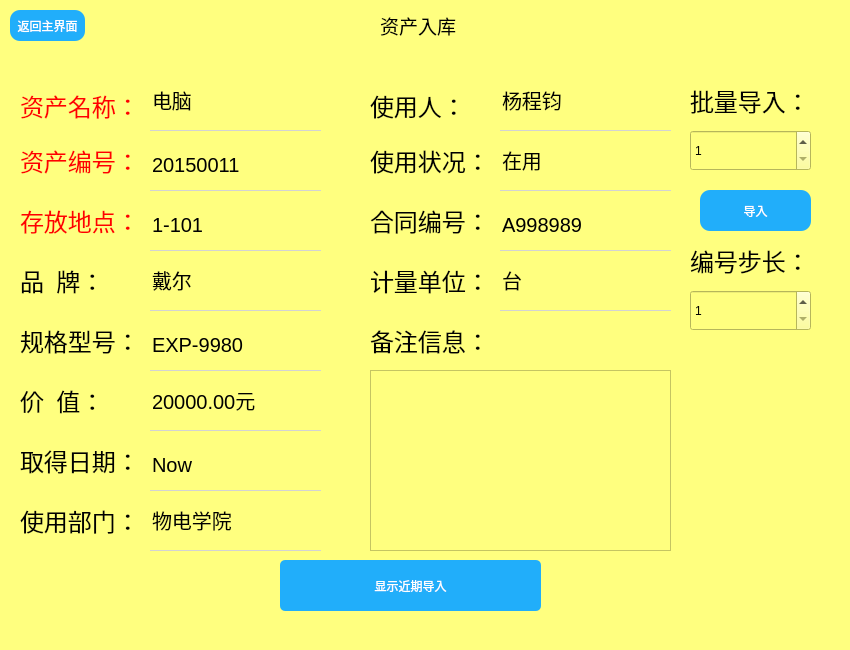
<?xml version="1.0" encoding="UTF-8"?>
<ui version="4.0">
 <class>Form</class>
 <widget class="QWidget" name="Form">
  <property name="geometry">
   <rect>
    <x>0</x>
    <y>0</y>
    <width>850</width>
    <height>650</height>
   </rect>
  </property>
  <property name="minimumSize">
   <size>
    <width>850</width>
    <height>650</height>
   </size>
  </property>
  <property name="maximumSize">
   <size>
    <width>850</width>
    <height>650</height>
   </size>
  </property>
  <property name="windowTitle">
   <string>Form</string>
  </property>
  <property name="styleSheet">
   <string notr="true">background-color: rgb(255, 255, 127);</string>
  </property>
  <widget class="QComboBox" name="itemname_cb">
   <property name="geometry">
    <rect>
     <x>150</x>
     <y>80</y>
     <width>171</width>
     <height>51</height>
    </rect>
   </property>
   <property name="styleSheet">
    <string notr="true">QComboBox {
	font-size: 20px;
	border: none;
	border-bottom: 1px solid lightgray;
	background-color: transparent;
}
QComboBox:hover {
	border-bottom: 1px solid gray;
}
QComboBox:focus {
	border-bottom: 1px solid rgb(18, 183, 245);
}
QComboBox::drop-down {
	background-color: transparent;    
	width: 60px;
	height: 40px;               
}
QComboBox::down-arrow {
	
	image: url(:/1/images/down_arrow.png);
	width: 60px;
	height: 20px;
}
QComboBox QAbstractItemView {
	min-height: 60px;
}
QComboBox QAbstractItemView:item {
	color: lightblue;
}</string>
   </property>
   <property name="editable">
    <bool>true</bool>
   </property>
   <item>
    <property name="text">
     <string>电脑</string>
    </property>
   </item>
  </widget>
  <widget class="QComboBox" name="itemID_cb">
   <property name="geometry">
    <rect>
     <x>150</x>
     <y>140</y>
     <width>171</width>
     <height>51</height>
    </rect>
   </property>
   <property name="styleSheet">
    <string notr="true">QComboBox {
	font-size: 20px;
	border: none;
	border-bottom: 1px solid lightgray;
	background-color: transparent;
}
QComboBox:hover {
	border-bottom: 1px solid gray;
}
QComboBox:focus {
	border-bottom: 1px solid rgb(18, 183, 245);
}
QComboBox::drop-down {
	background-color: transparent;    
	width: 60px;
	height: 40px;               
}
QComboBox::down-arrow {
	
	image: url(:/1/images/down_arrow.png);
	width: 60px;
	height: 20px;
}
QComboBox QAbstractItemView {
	min-height: 60px;
}
QComboBox QAbstractItemView:item {
	color: lightblue;
}</string>
   </property>
   <property name="editable">
    <bool>true</bool>
   </property>
   <item>
    <property name="text">
     <string>20150011</string>
    </property>
   </item>
  </widget>
  <widget class="QComboBox" name="item_loca_cb">
   <property name="geometry">
    <rect>
     <x>150</x>
     <y>200</y>
     <width>171</width>
     <height>51</height>
    </rect>
   </property>
   <property name="styleSheet">
    <string notr="true">QComboBox {
	font-size: 20px;
	border: none;
	border-bottom: 1px solid lightgray;
	background-color: transparent;
}
QComboBox:hover {
	border-bottom: 1px solid gray;
}
QComboBox:focus {
	border-bottom: 1px solid rgb(18, 183, 245);
}
QComboBox::drop-down {
	background-color: transparent;    
	width: 60px;
	height: 40px;               
}
QComboBox::down-arrow {
	
	image: url(:/1/images/down_arrow.png);
	width: 60px;
	height: 20px;
}
QComboBox QAbstractItemView {
	min-height: 60px;
}
QComboBox QAbstractItemView:item {
	color: lightblue;
}</string>
   </property>
   <property name="editable">
    <bool>true</bool>
   </property>
   <item>
    <property name="text">
     <string>1-101</string>
    </property>
   </item>
  </widget>
  <widget class="QLabel" name="label">
   <property name="geometry">
    <rect>
     <x>20</x>
     <y>90</y>
     <width>111</width>
     <height>31</height>
    </rect>
   </property>
   <property name="font">
    <font>
     <family>宋体</family>
     <pointsize>18</pointsize>
    </font>
   </property>
   <property name="styleSheet">
    <string notr="true">color: rgb(255, 0, 0);</string>
   </property>
   <property name="text">
    <string>资产名称：</string>
   </property>
  </widget>
  <widget class="QLabel" name="label_2">
   <property name="geometry">
    <rect>
     <x>20</x>
     <y>140</y>
     <width>121</width>
     <height>41</height>
    </rect>
   </property>
   <property name="font">
    <font>
     <family>宋体</family>
     <pointsize>18</pointsize>
    </font>
   </property>
   <property name="styleSheet">
    <string notr="true">color: rgb(255, 0, 0);</string>
   </property>
   <property name="text">
    <string>资产编号：</string>
   </property>
  </widget>
  <widget class="QLabel" name="label_4">
   <property name="geometry">
    <rect>
     <x>20</x>
     <y>200</y>
     <width>121</width>
     <height>41</height>
    </rect>
   </property>
   <property name="font">
    <font>
     <family>宋体</family>
     <pointsize>18</pointsize>
    </font>
   </property>
   <property name="styleSheet">
    <string notr="true">color: rgb(255, 0, 0);</string>
   </property>
   <property name="text">
    <string>存放地点：</string>
   </property>
  </widget>
  <widget class="QComboBox" name="item_brand_cb">
   <property name="geometry">
    <rect>
     <x>150</x>
     <y>260</y>
     <width>171</width>
     <height>51</height>
    </rect>
   </property>
   <property name="styleSheet">
    <string notr="true">QComboBox {
	font-size: 20px;
	border: none;
	border-bottom: 1px solid lightgray;
	background-color: transparent;
}
QComboBox:hover {
	border-bottom: 1px solid gray;
}
QComboBox:focus {
	border-bottom: 1px solid rgb(18, 183, 245);
}
QComboBox::drop-down {
	background-color: transparent;    
	width: 60px;
	height: 40px;               
}
QComboBox::down-arrow {
	
	image: url(:/1/images/down_arrow.png);
	width: 60px;
	height: 20px;
}
QComboBox QAbstractItemView {
	min-height: 60px;
}
QComboBox QAbstractItemView:item {
	color: lightblue;
}</string>
   </property>
   <property name="editable">
    <bool>true</bool>
   </property>
   <item>
    <property name="text">
     <string>戴尔</string>
    </property>
   </item>
  </widget>
  <widget class="QLabel" name="label_5">
   <property name="geometry">
    <rect>
     <x>20</x>
     <y>260</y>
     <width>121</width>
     <height>41</height>
    </rect>
   </property>
   <property name="font">
    <font>
     <family>宋体</family>
     <pointsize>18</pointsize>
    </font>
   </property>
   <property name="text">
    <string>品  牌：</string>
   </property>
  </widget>
  <widget class="QComboBox" name="item_model_cb">
   <property name="geometry">
    <rect>
     <x>150</x>
     <y>320</y>
     <width>171</width>
     <height>51</height>
    </rect>
   </property>
   <property name="styleSheet">
    <string notr="true">QComboBox {
	font-size: 20px;
	border: none;
	border-bottom: 1px solid lightgray;
	background-color: transparent;
}
QComboBox:hover {
	border-bottom: 1px solid gray;
}
QComboBox:focus {
	border-bottom: 1px solid rgb(18, 183, 245);
}
QComboBox::drop-down {
	background-color: transparent;    
	width: 60px;
	height: 40px;               
}
QComboBox::down-arrow {
	
	image: url(:/1/images/down_arrow.png);
	width: 60px;
	height: 20px;
}
QComboBox QAbstractItemView {
	min-height: 60px;
}
QComboBox QAbstractItemView:item {
	color: lightblue;
}</string>
   </property>
   <property name="editable">
    <bool>true</bool>
   </property>
   <item>
    <property name="text">
     <string>EXP-9980</string>
    </property>
   </item>
  </widget>
  <widget class="QLabel" name="label_6">
   <property name="geometry">
    <rect>
     <x>20</x>
     <y>320</y>
     <width>121</width>
     <height>41</height>
    </rect>
   </property>
   <property name="font">
    <font>
     <family>宋体</family>
     <pointsize>18</pointsize>
    </font>
   </property>
   <property name="text">
    <string>规格型号：</string>
   </property>
  </widget>
  <widget class="QComboBox" name="item_value_cb">
   <property name="geometry">
    <rect>
     <x>150</x>
     <y>380</y>
     <width>171</width>
     <height>51</height>
    </rect>
   </property>
   <property name="styleSheet">
    <string notr="true">QComboBox {
	font-size: 20px;
	border: none;
	border-bottom: 1px solid lightgray;
	background-color: transparent;
}
QComboBox:hover {
	border-bottom: 1px solid gray;
}
QComboBox:focus {
	border-bottom: 1px solid rgb(18, 183, 245);
}
QComboBox::drop-down {
	background-color: transparent;    
	width: 60px;
	height: 40px;               
}
QComboBox::down-arrow {
	
	image: url(:/1/images/down_arrow.png);
	width: 60px;
	height: 20px;
}
QComboBox QAbstractItemView {
	min-height: 60px;
}
QComboBox QAbstractItemView:item {
	color: lightblue;
}</string>
   </property>
   <property name="editable">
    <bool>true</bool>
   </property>
   <item>
    <property name="text">
     <string>20000.00元</string>
    </property>
   </item>
  </widget>
  <widget class="QLabel" name="label_7">
   <property name="geometry">
    <rect>
     <x>20</x>
     <y>380</y>
     <width>121</width>
     <height>41</height>
    </rect>
   </property>
   <property name="font">
    <font>
     <family>宋体</family>
     <pointsize>18</pointsize>
    </font>
   </property>
   <property name="text">
    <string>价  值：</string>
   </property>
  </widget>
  <widget class="QLabel" name="label_8">
   <property name="geometry">
    <rect>
     <x>20</x>
     <y>440</y>
     <width>121</width>
     <height>41</height>
    </rect>
   </property>
   <property name="font">
    <font>
     <family>宋体</family>
     <pointsize>18</pointsize>
    </font>
   </property>
   <property name="text">
    <string>取得日期：</string>
   </property>
  </widget>
  <widget class="QComboBox" name="item_department">
   <property name="geometry">
    <rect>
     <x>150</x>
     <y>500</y>
     <width>171</width>
     <height>51</height>
    </rect>
   </property>
   <property name="styleSheet">
    <string notr="true">QComboBox {
	font-size: 20px;
	border: none;
	border-bottom: 1px solid lightgray;
	background-color: transparent;
}
QComboBox:hover {
	border-bottom: 1px solid gray;
}
QComboBox:focus {
	border-bottom: 1px solid rgb(18, 183, 245);
}
QComboBox::drop-down {
	background-color: transparent;    
	width: 60px;
	height: 40px;               
}
QComboBox::down-arrow {
	
	image: url(:/1/images/down_arrow.png);
	width: 60px;
	height: 20px;
}
QComboBox QAbstractItemView {
	min-height: 60px;
}
QComboBox QAbstractItemView:item {
	color: lightblue;
}</string>
   </property>
   <property name="editable">
    <bool>true</bool>
   </property>
   <item>
    <property name="text">
     <string>物电学院</string>
    </property>
   </item>
  </widget>
  <widget class="QLabel" name="label_9">
   <property name="geometry">
    <rect>
     <x>20</x>
     <y>500</y>
     <width>121</width>
     <height>41</height>
    </rect>
   </property>
   <property name="font">
    <font>
     <family>宋体</family>
     <pointsize>18</pointsize>
    </font>
   </property>
   <property name="text">
    <string>使用部门：</string>
   </property>
  </widget>
  <widget class="QLabel" name="label_3">
   <property name="geometry">
    <rect>
     <x>370</x>
     <y>140</y>
     <width>121</width>
     <height>41</height>
    </rect>
   </property>
   <property name="font">
    <font>
     <family>宋体</family>
     <pointsize>18</pointsize>
    </font>
   </property>
   <property name="text">
    <string>使用状况：</string>
   </property>
  </widget>
  <widget class="QComboBox" name="item_user_cb">
   <property name="geometry">
    <rect>
     <x>500</x>
     <y>80</y>
     <width>171</width>
     <height>51</height>
    </rect>
   </property>
   <property name="styleSheet">
    <string notr="true">QComboBox {
	font-size: 20px;
	border: none;
	border-bottom: 1px solid lightgray;
	background-color: transparent;
}
QComboBox:hover {
	border-bottom: 1px solid gray;
}
QComboBox:focus {
	border-bottom: 1px solid rgb(18, 183, 245);
}
QComboBox::drop-down {
	background-color: transparent;    
	width: 60px;
	height: 40px;               
}
QComboBox::down-arrow {
	
	image: url(:/1/images/down_arrow.png);
	width: 60px;
	height: 20px;
}
QComboBox QAbstractItemView {
	min-height: 60px;
}
QComboBox QAbstractItemView:item {
	color: lightblue;
}</string>
   </property>
   <property name="editable">
    <bool>true</bool>
   </property>
   <item>
    <property name="text">
     <string>杨程钧</string>
    </property>
   </item>
  </widget>
  <widget class="QLabel" name="label_10">
   <property name="geometry">
    <rect>
     <x>370</x>
     <y>320</y>
     <width>121</width>
     <height>41</height>
    </rect>
   </property>
   <property name="font">
    <font>
     <family>宋体</family>
     <pointsize>18</pointsize>
    </font>
   </property>
   <property name="text">
    <string>备注信息：</string>
   </property>
  </widget>
  <widget class="QComboBox" name="item_contractNO_cb">
   <property name="geometry">
    <rect>
     <x>500</x>
     <y>200</y>
     <width>171</width>
     <height>51</height>
    </rect>
   </property>
   <property name="styleSheet">
    <string notr="true">QComboBox {
	font-size: 20px;
	border: none;
	border-bottom: 1px solid lightgray;
	background-color: transparent;
}
QComboBox:hover {
	border-bottom: 1px solid gray;
}
QComboBox:focus {
	border-bottom: 1px solid rgb(18, 183, 245);
}
QComboBox::drop-down {
	background-color: transparent;    
	width: 60px;
	height: 40px;               
}
QComboBox::down-arrow {
	
	image: url(:/1/images/down_arrow.png);
	width: 60px;
	height: 20px;
}
QComboBox QAbstractItemView {
	min-height: 60px;
}
QComboBox QAbstractItemView:item {
	color: lightblue;
}</string>
   </property>
   <property name="editable">
    <bool>true</bool>
   </property>
   <item>
    <property name="text">
     <string>A998989</string>
    </property>
   </item>
  </widget>
  <widget class="QLabel" name="label_13">
   <property name="geometry">
    <rect>
     <x>370</x>
     <y>90</y>
     <width>111</width>
     <height>31</height>
    </rect>
   </property>
   <property name="font">
    <font>
     <family>宋体</family>
     <pointsize>18</pointsize>
    </font>
   </property>
   <property name="text">
    <string>使用人：</string>
   </property>
  </widget>
  <widget class="QLabel" name="label_14">
   <property name="geometry">
    <rect>
     <x>370</x>
     <y>200</y>
     <width>121</width>
     <height>41</height>
    </rect>
   </property>
   <property name="font">
    <font>
     <family>宋体</family>
     <pointsize>18</pointsize>
    </font>
   </property>
   <property name="text">
    <string>合同编号：</string>
   </property>
  </widget>
  <widget class="QComboBox" name="item_unit_cb">
   <property name="geometry">
    <rect>
     <x>500</x>
     <y>260</y>
     <width>171</width>
     <height>51</height>
    </rect>
   </property>
   <property name="styleSheet">
    <string notr="true">QComboBox {
	font-size: 20px;
	border: none;
	border-bottom: 1px solid lightgray;
	background-color: transparent;
}
QComboBox:hover {
	border-bottom: 1px solid gray;
}
QComboBox:focus {
	border-bottom: 1px solid rgb(18, 183, 245);
}
QComboBox::drop-down {
	background-color: transparent;    
	width: 60px;
	height: 40px;               
}
QComboBox::down-arrow {
	
	image: url(:/1/images/down_arrow.png);
	width: 60px;
	height: 20px;
}
QComboBox QAbstractItemView {
	min-height: 60px;
}
QComboBox QAbstractItemView:item {
	color: lightblue;
}</string>
   </property>
   <property name="editable">
    <bool>true</bool>
   </property>
   <item>
    <property name="text">
     <string>台</string>
    </property>
   </item>
  </widget>
  <widget class="QComboBox" name="item_condition_cb">
   <property name="geometry">
    <rect>
     <x>500</x>
     <y>140</y>
     <width>171</width>
     <height>51</height>
    </rect>
   </property>
   <property name="styleSheet">
    <string notr="true">QComboBox {
	font-size: 20px;
	border: none;
	border-bottom: 1px solid lightgray;
	background-color: transparent;
}
QComboBox:hover {
	border-bottom: 1px solid gray;
}
QComboBox:focus {
	border-bottom: 1px solid rgb(18, 183, 245);
}
QComboBox::drop-down {
	background-color: transparent;    
	width: 60px;
	height: 40px;               
}
QComboBox::down-arrow {
	
	image: url(:/1/images/down_arrow.png);
	width: 60px;
	height: 20px;
}
QComboBox QAbstractItemView {
	min-height: 60px;
}
QComboBox QAbstractItemView:item {
	color: lightblue;
}</string>
   </property>
   <property name="editable">
    <bool>true</bool>
   </property>
   <item>
    <property name="text">
     <string>在用</string>
    </property>
   </item>
  </widget>
  <widget class="QLabel" name="label_16">
   <property name="geometry">
    <rect>
     <x>370</x>
     <y>260</y>
     <width>121</width>
     <height>41</height>
    </rect>
   </property>
   <property name="font">
    <font>
     <family>宋体</family>
     <pointsize>18</pointsize>
    </font>
   </property>
   <property name="text">
    <string>计量单位：</string>
   </property>
  </widget>
  <widget class="QLabel" name="label_11">
   <property name="geometry">
    <rect>
     <x>690</x>
     <y>80</y>
     <width>121</width>
     <height>41</height>
    </rect>
   </property>
   <property name="font">
    <font>
     <family>宋体</family>
     <pointsize>18</pointsize>
    </font>
   </property>
   <property name="text">
    <string>批量导入：</string>
   </property>
  </widget>
  <widget class="QSpinBox" name="added_number_sb">
   <property name="geometry">
    <rect>
     <x>690</x>
     <y>130</y>
     <width>121</width>
     <height>41</height>
    </rect>
   </property>
   <property name="minimum">
    <number>1</number>
   </property>
   <property name="maximum">
    <number>999999</number>
   </property>
  </widget>
  <widget class="QPushButton" name="daoru_btn">
   <property name="enabled">
    <bool>false</bool>
   </property>
   <property name="geometry">
    <rect>
     <x>700</x>
     <y>190</y>
     <width>111</width>
     <height>41</height>
    </rect>
   </property>
   <property name="styleSheet">
    <string notr="true">QPushButton {
	background-color: rgb(33, 174, 250);
	border-radius: 10px;
	color: white;
}
QPushButton:hover {
	background-color: rgb(72, 203, 250);
}
QPushButton:pressed {
	background-color: rgb(85, 85, 255);
}</string>
   </property>
   <property name="text">
    <string>导入</string>
   </property>
   <property name="icon">
    <iconset resource="../login.qrc">
     <normaloff>:/1/images/dp.png</normaloff>:/1/images/dp.png</iconset>
   </property>
  </widget>
  <widget class="QTextEdit" name="tipEdit_te">
   <property name="geometry">
    <rect>
     <x>370</x>
     <y>370</y>
     <width>301</width>
     <height>181</height>
    </rect>
   </property>
  </widget>
  <widget class="QPushButton" name="pushButton_2">
   <property name="geometry">
    <rect>
     <x>280</x>
     <y>560</y>
     <width>261</width>
     <height>51</height>
    </rect>
   </property>
   <property name="styleSheet">
    <string notr="true">QPushButton {
	background-color: rgb(33, 174, 250);
	border-radius: 5px;
	color: white;
}
QPushButton:hover {
	background-color: rgb(72, 203, 250);
}
QPushButton:pressed {
	background-color: rgb(85, 85, 255);
}</string>
   </property>
   <property name="text">
    <string>显示近期导入</string>
   </property>
   <property name="flat">
    <bool>false</bool>
   </property>
  </widget>
  <widget class="QLabel" name="label_12">
   <property name="geometry">
    <rect>
     <x>380</x>
     <y>10</y>
     <width>101</width>
     <height>31</height>
    </rect>
   </property>
   <property name="font">
    <font>
     <family>Adobe Devanagari</family>
     <pointsize>14</pointsize>
    </font>
   </property>
   <property name="text">
    <string>资产入库</string>
   </property>
  </widget>
  <widget class="QPushButton" name="pushButton_3">
   <property name="geometry">
    <rect>
     <x>10</x>
     <y>10</y>
     <width>75</width>
     <height>31</height>
    </rect>
   </property>
   <property name="styleSheet">
    <string notr="true">QPushButton {
	background-color: rgb(33, 174, 250);
	border-radius: 10px;
	color: white;
}
QPushButton:hover {
	background-color: rgb(72, 203, 250);
}
QPushButton:pressed {
	background-color: rgb(85, 85, 255);
}</string>
   </property>
   <property name="text">
    <string>返回主界面</string>
   </property>
  </widget>
  <widget class="QComboBox" name="item_changedata_cb">
   <property name="geometry">
    <rect>
     <x>150</x>
     <y>440</y>
     <width>171</width>
     <height>51</height>
    </rect>
   </property>
   <property name="styleSheet">
    <string notr="true">QComboBox {
	font-size: 20px;
	border: none;
	border-bottom: 1px solid lightgray;
	background-color: transparent;
}
QComboBox:hover {
	border-bottom: 1px solid gray;
}
QComboBox:focus {
	border-bottom: 1px solid rgb(18, 183, 245);
}
QComboBox::drop-down {
	background-color: transparent;    
	width: 60px;
	height: 40px;               
}
QComboBox::down-arrow {
	
	image: url(:/1/images/down_arrow.png);
	width: 60px;
	height: 20px;
}
QComboBox QAbstractItemView {
	min-height: 60px;
}
QComboBox QAbstractItemView:item {
	color: lightblue;
}</string>
   </property>
   <property name="editable">
    <bool>true</bool>
   </property>
   <item>
    <property name="text">
     <string notr="true">Now</string>
    </property>
   </item>
  </widget>
  <widget class="QSpinBox" name="added_step_sb">
   <property name="geometry">
    <rect>
     <x>690</x>
     <y>290</y>
     <width>121</width>
     <height>41</height>
    </rect>
   </property>
   <property name="minimum">
    <number>1</number>
   </property>
   <property name="maximum">
    <number>999999</number>
   </property>
  </widget>
  <widget class="QLabel" name="label_15">
   <property name="geometry">
    <rect>
     <x>690</x>
     <y>240</y>
     <width>121</width>
     <height>41</height>
    </rect>
   </property>
   <property name="font">
    <font>
     <family>宋体</family>
     <pointsize>18</pointsize>
    </font>
   </property>
   <property name="text">
    <string>编号步长：</string>
   </property>
  </widget>
 </widget>
 <resources>
  <include location="../login.qrc"/>
 </resources>
 <connections>
  <connection>
   <sender>pushButton_3</sender>
   <signal>clicked()</signal>
   <receiver>Form</receiver>
   <slot>back_mainfunction()</slot>
   <hints>
    <hint type="sourcelabel">
     <x>37</x>
     <y>32</y>
    </hint>
    <hint type="destinationlabel">
     <x>-59</x>
     <y>34</y>
    </hint>
   </hints>
  </connection>
  <connection>
   <sender>itemname_cb</sender>
   <signal>currentTextChanged(QString)</signal>
   <receiver>Form</receiver>
   <slot>added_btn_enable()</slot>
   <hints>
    <hint type="sourcelabel">
     <x>188</x>
     <y>114</y>
    </hint>
    <hint type="destinationlabel">
     <x>-85</x>
     <y>98</y>
    </hint>
   </hints>
  </connection>
  <connection>
   <sender>itemID_cb</sender>
   <signal>editTextChanged(QString)</signal>
   <receiver>Form</receiver>
   <slot>added_btn_enable()</slot>
   <hints>
    <hint type="sourcelabel">
     <x>192</x>
     <y>170</y>
    </hint>
    <hint type="destinationlabel">
     <x>-32</x>
     <y>174</y>
    </hint>
   </hints>
  </connection>
  <connection>
   <sender>item_loca_cb</sender>
   <signal>editTextChanged(QString)</signal>
   <receiver>Form</receiver>
   <slot>added_btn_enable()</slot>
   <hints>
    <hint type="sourcelabel">
     <x>194</x>
     <y>225</y>
    </hint>
    <hint type="destinationlabel">
     <x>-39</x>
     <y>225</y>
    </hint>
   </hints>
  </connection>
  <connection>
   <sender>added_number_sb</sender>
   <signal>valueChanged(int)</signal>
   <receiver>Form</receiver>
   <slot>added_btn_enable()</slot>
   <hints>
    <hint type="sourcelabel">
     <x>790</x>
     <y>162</y>
    </hint>
    <hint type="destinationlabel">
     <x>781</x>
     <y>-131</y>
    </hint>
   </hints>
  </connection>
  <connection>
   <sender>daoru_btn</sender>
   <signal>clicked()</signal>
   <receiver>Form</receiver>
   <slot>added_check()</slot>
   <hints>
    <hint type="sourcelabel">
     <x>770</x>
     <y>243</y>
    </hint>
    <hint type="destinationlabel">
     <x>892</x>
     <y>236</y>
    </hint>
   </hints>
  </connection>
  <connection>
   <sender>pushButton_2</sender>
   <signal>clicked()</signal>
   <receiver>Form</receiver>
   <slot>recently_added()</slot>
   <hints>
    <hint type="sourcelabel">
     <x>438</x>
     <y>614</y>
    </hint>
    <hint type="destinationlabel">
     <x>434</x>
     <y>703</y>
    </hint>
   </hints>
  </connection>
 </connections>
 <slots>
  <slot>back_mainfunction()</slot>
  <slot>recently_added()</slot>
  <slot>added_check()</slot>
  <slot>added_btn_enable()</slot>
 </slots>
</ui>
